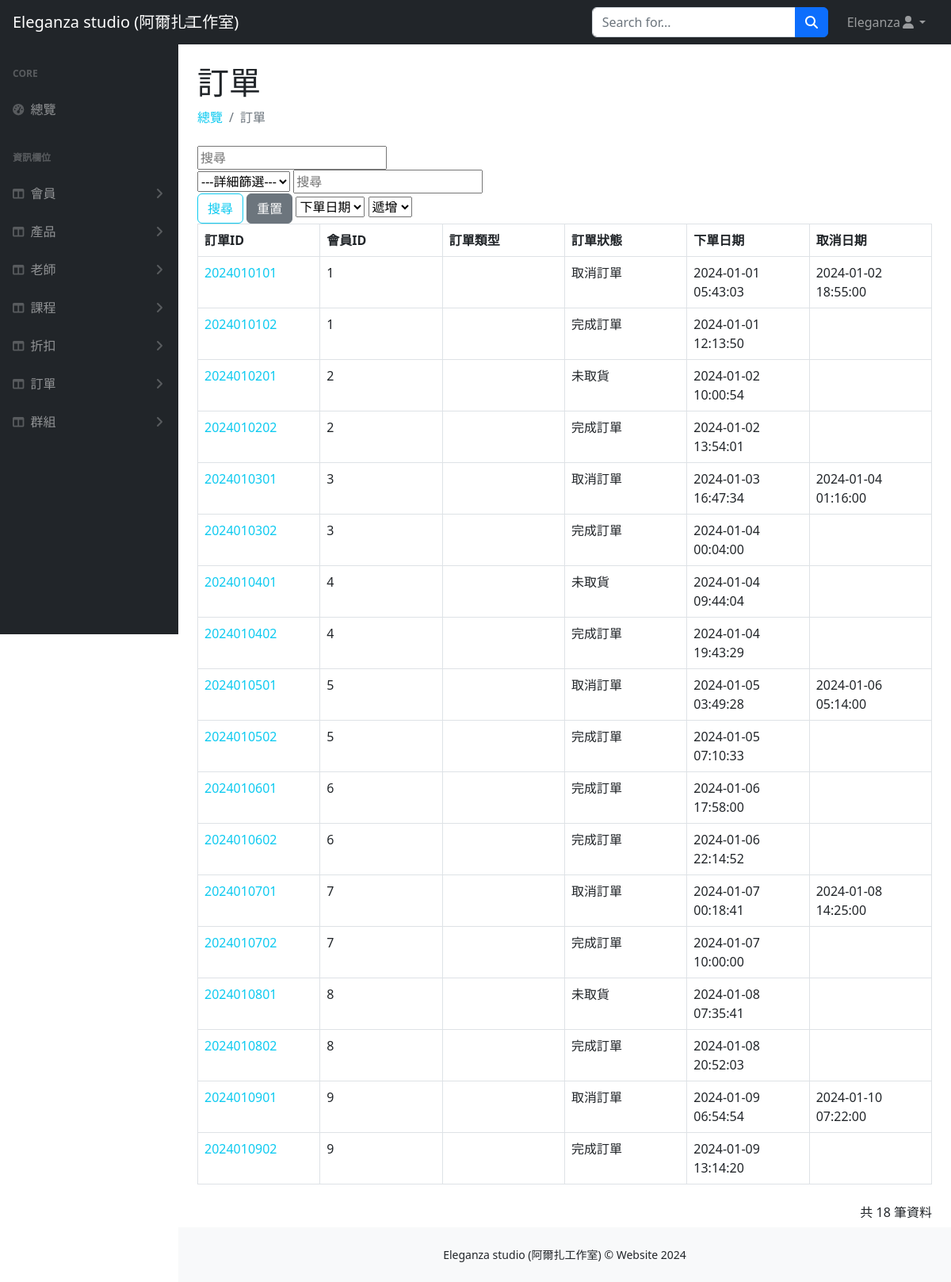
Page /orders/orders.php (signed in) on the earlier database version.
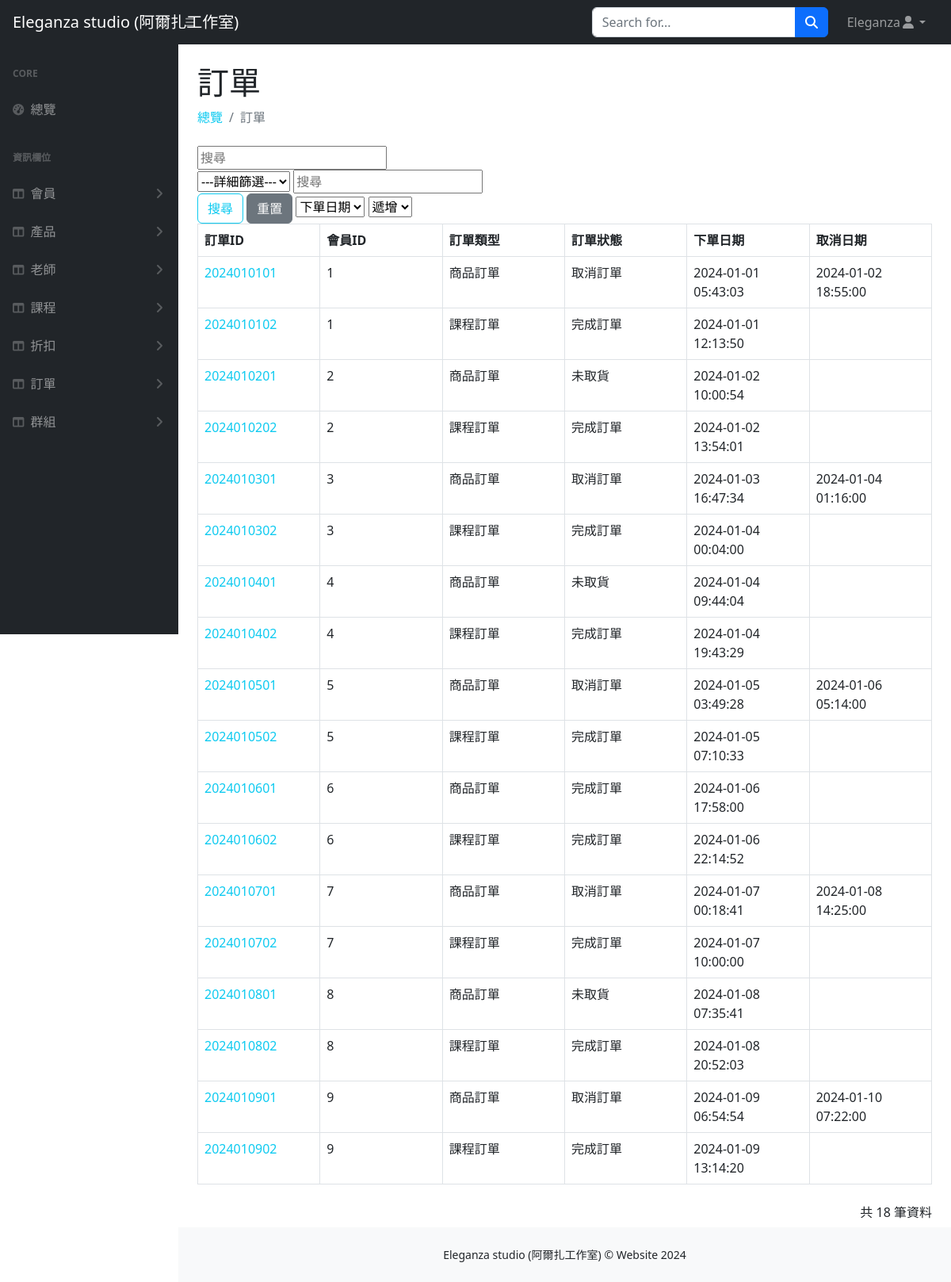
Same page on the later database version.
### tables this page shows
CREATE TABLE `order` (
  `order_id` int(13) NOT NULL,
  `user_id` int(3) NOT NULL,
  `status` varchar(4) NOT NULL,
  `order_date` datetime NOT NULL,
  `cancel_date` datetime DEFAULT NULL,
  `product_type` varchar(5) DEFAULT NULL
);

### orders/orders.php (the view, shortened to what this page needs)
<?php
require_once("../db_connect.php");
$search = isset($_GET["search"]) ? $_GET["search"] : "";
$filterValue = isset($_GET["filterValue"]) ? $_GET["filterValue"] : "";
$orderBy = isset($_GET["orderBy"]) ? $_GET["orderBy"] : "order_date";
$orderDirection = isset($_GET["orderDirection"]) ? $_GET["orderDirection"] : "asc";
$filterClause = "";
$sql = "SELECT * FROM `order` WHERE
        (order_id LIKE '%$search%' OR
        user_id LIKE '%$search%' OR
        `status` LIKE '%$search%' OR
        product_type LIKE '%$search%' OR
        order_date LIKE '%$search%' OR
        cancel_date LIKE '%$search%')
        $filterClause
        ORDER BY $orderBy $orderDirection";
$result = $conn->query($sql);
$userCount = $result->num_rows;
?>
<!DOCTYPE html>
<html lang="en">
<head>
    <link href="https://cdn.jsdelivr.net/npm/simple-datatables@7.1.2/dist/style.min.css" rel="stylesheet" />
    <link href="../css/styles.css" rel="stylesheet" />
</head>
<body class="sb-nav-fixed">
    <nav class="sb-topnav navbar navbar-expand navbar-dark bg-dark">
        <a class="navbar-brand ps-3" href="../index.php">Eleganza studio (阿爾扎工作室)</a>
        <button class="btn btn-link btn-sm order-1 order-lg-0 me-4 me-lg-0" id="sidebarToggle" href="#!"><i class="fas fa-bars"></i></button>
        <form class="d-none d-md-inline-block form-inline ms-auto me-0 me-md-3 my-2 my-md-0">
            <div class="input-group">
                <input class="form-control" type="text" placeholder="Search for..." aria-label="Search for..." aria-describedby="btnNavbarSearch" />
                <button class="btn btn-primary" id="btnNavbarSearch" type="button"><i class="fas fa-search"></i></button>
            </div>
        </form>
        <ul class="navbar-nav ms-auto ms-md-0 me-3 me-lg-4">
            <li class="nav-item dropdown">
                <a class="nav-link dropdown-toggle" id="navbarDropdown" href="#" role="button" data-bs-toggle="dropdown" aria-expanded="false"><?= $_SESSION["user"]["name"] ?><i class="fas fa-user fa-fw"></i></a>
            </li>
        </ul>
    </nav>
    <div id="layoutSidenav">
        <div id="layoutSidenav_nav">
            <nav class="sb-sidenav accordion sb-sidenav-dark" id="sidenavAccordion">
                <div class="sb-sidenav-menu">
                    <div class="nav">
                        <div class="sb-sidenav-menu-heading">Core</div>
                        <a class="nav-link" href="../index.php">
                            <div class="sb-nav-link-icon"><i class="fas fa-tachometer-alt"></i></div>
                            總覽
                        </a>
                        <div class="sb-sidenav-menu-heading">資訊欄位</div>
                        <a class="nav-link collapsed" href="#" data-bs-toggle="collapse" data-bs-target="#users" aria-expanded="false" aria-controls="collapseLayouts">
                            <div class="sb-nav-link-icon"><i class="fas fa-columns"></i></div>
                            會員
                            <div class="sb-sidenav-collapse-arrow"><i class="fas fa-angle-down"></i></div>
                        </a>
                        <a class="nav-link collapsed" href="#" data-bs-toggle="collapse" data-bs-target="#products" aria-expanded="false" aria-controls="collapseLayouts">
                            <div class="sb-nav-link-icon"><i class="fas fa-columns"></i></div>
                            產品
                            <div class="sb-sidenav-collapse-arrow"><i class="fas fa-angle-down"></i></div>
                        </a>
                        <a class="nav-link collapsed" href="#" data-bs-toggle="collapse" data-bs-target="#teacher" aria-expanded="false" aria-controls="courses">
                            <div class="sb-nav-link-icon"><i class="fas fa-columns"></i></div>
                            老師
                            <div class="sb-sidenav-collapse-arrow"><i class="fas fa-angle-down"></i></div>
                        </a>
                        <a class="nav-link collapsed" href="#" data-bs-toggle="collapse" data-bs-target="#courses" aria-expanded="false" aria-controls="courses">
                            <div class="sb-nav-link-icon"><i class="fas fa-columns"></i></div>
                            課程
                            <div class="sb-sidenav-collapse-arrow"><i class="fas fa-angle-down"></i></div>
                        </a>
                        <a class="nav-link collapsed" href="#" data-bs-toggle="collapse" data-bs-target="#discounts" aria-expanded="false" aria-controls="collapseLayouts">
                            <div class="sb-nav-link-icon"><i class="fas fa-columns"></i></div>
                            折扣
                            <div class="sb-sidenav-collapse-arrow"><i class="fas fa-angle-down"></i></div>
                        </a>
                        <a class="nav-link collapsed" href="#" data-bs-toggle="collapse" data-bs-target="#orders" aria-expanded="false" aria-controls="collapseLayouts">
                            <div class="sb-nav-link-icon"><i class="fas fa-columns"></i></div>
                            訂單
                            <div class="sb-sidenav-collapse-arrow"><i class="fas fa-angle-down"></i></div>
                        </a>
                        <a class="nav-link collapsed" href="#" data-bs-toggle="collapse" data-bs-target="#groups" aria-expanded="false" aria-controls="groups">
                            <div class="sb-nav-link-icon"><i class="fas fa-columns"></i></div>
                            群組
                            <div class="sb-sidenav-collapse-arrow"><i class="fas fa-angle-down"></i></div>
                        </a>
                    </div>
                </div>
            </nav>
        </div>
        <div id="layoutSidenav_content">
            <main>
                <div class="container-fluid px-4">
                    <h1 class="mt-4">訂單</h1>
                    <ol class="breadcrumb mb-4">
                        <li class="breadcrumb-item"><a class="nav-link link-info" href="../index.php">總覽</a></li>
                        <li class="breadcrumb-item active">訂單</li>
                    </ol>
                    <form action="" method="GET">
                        <div>
                            <input type="search" class="col" placeholder="搜尋" aria-label="就是搜尋" aria-describedby="button-addon2" name="search" value="<?= htmlspecialchars($search) ?>">
                        </div>
                        <div>
                            <select name="filterBy">
                                <option value="all">---詳細篩選---</option>
                            </select>
                            <input type="text" name="filterValue" placeholder="搜尋" value="<?= htmlspecialchars($filterValue) ?>">
                        </div>
                        <div>
                            <button type="submit" id="button-addon2" class="btn btn-outline-info">搜尋</button>
                            <button type="submit" name="reset" class="btn btn-secondary">重置</button>
                            <select class="" name="orderBy">
                                <option value="order_date" <?= ($orderBy == "order_date") ? "selected" : "" ?>>下單日期</option>
                            </select>
                            <select class="" name="orderDirection">
                                <option value="asc" <?= ($orderDirection == "asc") ? "selected" : "" ?>>遞增</option>
                            </select>
                        </div>
                    </form>
                    <table class="datatable-table" id="order">
                        <thead>
                            <tr>
                                <th data-sortable="true" style="width:15%;" style="width: 15.004840271055178%;">
                                    <a href="#">
                                        訂單ID
                                    </a>
                                </th>
                                <th data-sortable="true" style="width:15%;" style="width: 15.004840271055178%;">
                                    <a href="#">
                                        會員ID
                                    </a>
                                </th>
                                <th data-sortable="true" style="width:15%;" style="width: 15.004840271055178%;">
                                    <a href="#">
                                        訂單類型
                                    </a>
                                </th>
                                <th data-sortable="true" style="width:15%;" style="width: 15.004840271055178%;">
                                    <a href="#">
                                        訂單狀態
                                    </a>
                                </th>
                                <th data-sortable="true" style="width:15%;" style="width: 15.004840271055178%;">
                                    <a href="#">
                                        下單日期
                                    </a>
                                </th>
                                <th data-sortable="true" style="width:15%;" style="width: 15.004840271055178%;">
                                    <a href="#">
                                        取消日期
                                    </a>
                                </th>
                            </tr>
                        </thead>
                        <tbody>
                            <?php
                            $rows = $result->fetch_all(MYSQLI_ASSOC);
                            foreach ($rows as $user) :
                            ?>
                                <tr>
                                    <td><a class="nav-link link-info" href="order_detail.php?order_id=<?= $user["order_id"] ?>"><?= $user["order_id"] ?></a></td>
                                    <td><?= $user["user_id"] ?></td>
                                    <td><?= $user["product_type"] ?></td>
                                    <td><?= $user["status"] ?></td>
                                    <td><?= $user["order_date"] ?></td>
                                    <td><?= $user["cancel_date"] ?></td>
                                </tr>
                            <?php endforeach; ?>
                        </tbody>
                    </table>
                    <div class="datatable-bottom">
                        <div class="datatable-info">
                            共 <?= $userCount ?> 筆資料
                        </div>
                    </div>
                </div>
            </main>
            <footer class="py-4 bg-light mt-auto">
                <div class="container-fluid px-4">
                    <div class="d-flex align-items-center justify-content-center small">
                        <div class="">Eleganza studio (阿爾扎工作室) &copy; Website 2024</div>
                    </div>
                </div>
            </footer>
        </div>
    </div>
</body>
</html>

### css/css.php (style rules this page uses)
a { text-wrap: nowrap; }

Differences in the rows shown:
changed order id 2024010101: product_type (not shown) → "商品訂單"
changed order id 2024010102: product_type (not shown) → "課程訂單"
changed order id 2024010201: product_type (not shown) → "商品訂單"
changed order id 2024010202: product_type (not shown) → "課程訂單"
changed order id 2024010301: product_type (not shown) → "商品訂單"
changed order id 2024010302: product_type (not shown) → "課程訂單"
changed order id 2024010401: product_type (not shown) → "商品訂單"
changed order id 2024010402: product_type (not shown) → "課程訂單"
changed order id 2024010501: product_type (not shown) → "商品訂單"
changed order id 2024010502: product_type (not shown) → "課程訂單"
changed order id 2024010601: product_type (not shown) → "商品訂單"
changed order id 2024010602: product_type (not shown) → "課程訂單"
changed order id 2024010701: product_type (not shown) → "商品訂單"
changed order id 2024010702: product_type (not shown) → "課程訂單"
changed order id 2024010801: product_type (not shown) → "商品訂單"
changed order id 2024010802: product_type (not shown) → "課程訂單"
changed order id 2024010901: product_type (not shown) → "商品訂單"
changed order id 2024010902: product_type (not shown) → "課程訂單"
